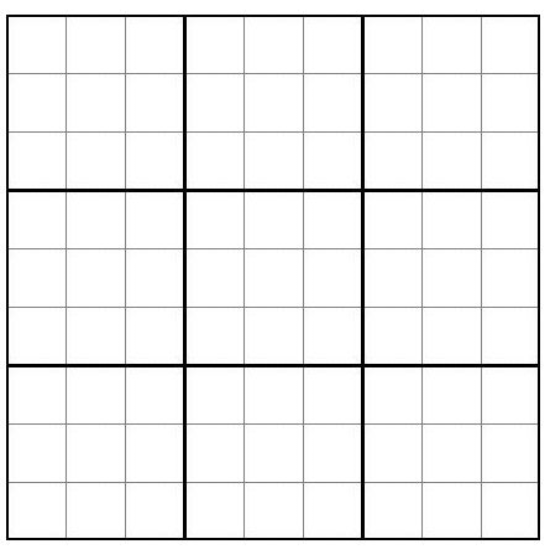
#> input picture Sudoku Solver Project/BosSudokuGuncel.png, 550 x 550 px
$ python Sudoku_PNG.py
#> lines starting #> are read from the running program, lines starting #| are printed output that depends on the picture; after the words box and inside, x2 and y2 are one past the last pixel; in counts of white or black regions, pixels touching at a corner belong together
### Sudoku Solver Project/main.py
import random
import copy
import numpy as np

"""sudoku =[
		[0, 0, 0, 0, 0, 0, 0, 0, 0],
		[0, 0, 0, 0, 0, 0, 0, 0, 0],
        [0, 0, 0, 0, 0, 0, 0, 0, 0],
        [0, 0, 0, 0, 0, 0, 0, 0, 0],
        [0, 0, 0, 0, 0, 0, 0, 0, 0],
        [0, 0, 0, 0, 0, 0, 0, 0, 0],
        [0, 0, 0, 0, 0, 0, 0, 0, 0],
        [0, 0, 0, 0, 0, 0, 0, 0, 0],
        [0, 0, 0, 0, 0, 0, 0, 0, 0]
	]"""
sudoku = np.zeros((9, 9), dtype="int")
M = 9
counters = []


def control_row(i,sudoku,selNumber):#satır control
    for j in range(0,9):
        if sudoku[i][j] == selNumber:
            return False
    return True

def control_col(j,sudoku,selNumber):#sutun control
    for i in range(0,9):
        if sudoku[i][j] == selNumber:
            return False
    return True

def control_cell(i,j,sudoku,selNumber):# burası hücre kontrolu
    x1,x2,y1,y2 = for_control_cell(i, j)
    #print("girdi x1 ==> {} , x2 ==> {} , y1 ==> {} , y2 ==> {}".format(x1,x2,y1,y2))
    for k in range(x1,x2+1):
        for l in range(y1,y2+1):
            if sudoku[k][l] == selNumber :
                return False
    return True


def for_control_cell(i,j):
      # cell control for için sınır degerleri tespit edilir

    if i<3 :
        x1,x2 = 0,2

    elif i<6 and i>=3 :
        x1,x2 = 3,5
    elif i<9 and i>=6 :
        x1,x2 = 6,8

    if j<3 :
        y1,y2 = 0,2
    elif j<6 and j>=3 :
        y1,y2 = 3,5
    elif j<9 and j>=6 :
        y1,y2 = 6,8

    return x1,x2,y1,y2

#kosulların sorgulanıp rakam ataması yapılacak kısım
def generate_number(i,j,sudoku):
    numbers = [1,2,3,4,5,6,7,8,9]


    while True :

        if len(numbers) == 0 :
            counters.append(1)#123. satırda debug işlemi için kullanılan değişken
            numbers = [1,2,3,4,5,6,7,8,9]
            for a in range(9) :
                sudoku[i][a] = 0#geriye yayılım algoritması
                sudoku[i-1][a] = 0
            j = 0
            i=i-1
            #problem
        indisSec = random.randrange(len(numbers))#numbersLİst uzunlugunda tahmin
        selNumber = numbers[indisSec]#sectiğimiz sayı
        numbers.remove(selNumber)#secilen sayıyı numbers dan siliyoruz

        if control_cell(i, j, sudoku, selNumber) and control_col(j, sudoku, selNumber) and control_row(i, sudoku, selNumber) :
            print("onaylanan sayi {}".format(selNumber))#onaylanan sayıyı consol ekranında görüyorum


            return i,j,selNumber
            break
        print("{}. satırdaki {}. sutunda onaylanmayan rakam{}".format(i,j,selNumber))
        print(numbers)

#İLk çağrılan sınıff
def generater_sudoku():
    i,j = 0,0
    numbers = [1,2,3,4,5,6,7,8,9]
    while sudoku[8][8]==0:# en son atama yapılacak blok 0 haricinde bir rakama eşitlenirse, döngüden çıkılır.

        if j == 9 :
            j = 0
            i +=1
        i,j,sudoku[i][j] = generate_number(i, j, sudoku)
        j +=1


#Buraya kadar tamamlanmış sudoku matrisi var
#Buradan sonra Sudokunun zorluguna göre random indislerden silinecek rakamlara karar veriliyor
def selected_level():#%25çok zor, %30 zor, %40 orta, %50 kolay, %70 cok kolay
    probablity = random.randint(0, 10)
    if probablity <3:
        return True
    return False

#silinecek rakamlara karar verilirken işlemin uygulanma classı
def sudoku_upgrade():
    counter = 0

    for i in range(9):
        for j in range(9):
            if selected_level():
                sudokuUpgrade[i][j] = 0
                counter =counter + 1
    print(" {} tane sayi atandı. {} tane sayi silindi ve {} kere backtracking uygulandı".format(81-counter,counter,len(counters)))

#Consol kısmında çıktıyı gösteren kısım
def Puzzle(a):
    for i in range(M):
        for j in range(M):
            print(a[i][j],end=' ')
            if j %3 ==2:
                print(' ',end='')
        print()
        if i %3 ==2:
            print()


generater_sudoku()
Puzzle(sudoku)
sudokuUpgrade = copy.deepcopy(sudoku)# no change first list with this method copy.deepcopy

sudoku_upgrade()
Puzzle(sudokuUpgrade)


#düzeltme 59. satırdaki metotda numbers array elemanlarını , uygun olmayan elemanları siliyorken uygun olan onaylanmış elemanlarıda silsin
#boylelikle atanan elemanlar tekrardan sorgulanmasın

### Sudoku Solver Project/Sudoku_PNG.py
import numpy as np
import cv2 as cv
import main
import copy

arraySudoku = copy.deepcopy(main.sudokuUpgrade)#main class ımdan dönen sudoku matrisini copyalıyorum

sudoku =[
		[0, 0, 0, 0, 0, 0, 0, 0, 0],
		[0, 0, 0, 0, 0, 0, 0, 0, 0],
        [0, 0, 0, 0, 0, 0, 0, 0, 0],
        [0, 0, 0, 0, 0, 0, 0, 0, 0],
        [0, 0, 0, 0, 0, 0, 0, 0, 0],
        [0, 0, 0, 0, 0, 0, 0, 0, 0],
        [0, 0, 0, 0, 0, 0, 0, 0, 0],
        [0, 0, 0, 0, 0, 0, 0, 0, 0],
        [0, 0, 0, 0, 0, 0, 0, 0, 0]
	]

a = 60
x = 18
y = 18
#Bos sudokunun her bir kutusunun(1/81) merkezinin koordinatlarını hesaplıyoruz
for i in range(9):
    y = 22 + i*a
    x = 18
    for j in range(9):
        x = 50 + j*a
        c =y,x
        sudoku[i][j] =c

    y = 18


img = cv.imread("BosSudokuGuncel.png",0)
#> img is the input picture: shape (550, 550); min 0, max 255, mean 240.3
cv.imshow("Sudoku",img)
#hesaplanan koordinatlara arraysudokudaki rakamsal değerleri atıyoruz
for i in range(9):
    for j in range(9):
        if arraySudoku[j][i] == 0:
            cv.putText(img," ",sudoku[i][j],cv.FONT_HERSHEY_TRIPLEX,1,(0,0,0))
        else:
            cv.putText(img,str(arraySudoku[j][i]),sudoku[i][j],cv.FONT_HERSHEY_DUPLEX,1.2,(0,0,0))
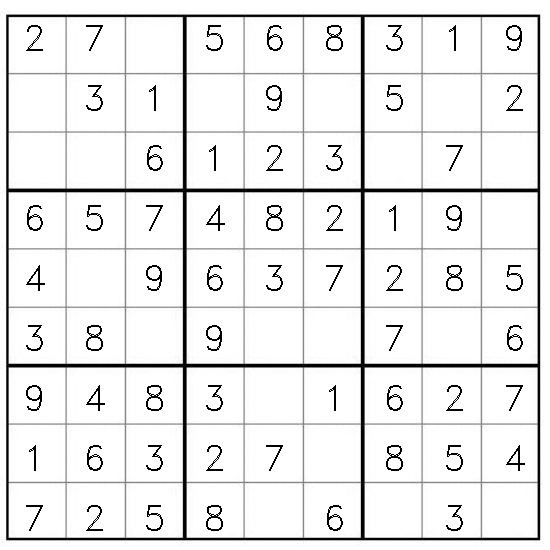
#> img: shape (550, 550); 2.29% of pixels changed, all inside (x1, y1, x2, y2) = (26, 25, 525, 531)

cv.imwrite("Sudoku_bos_dolu1.png",img)#olusturulan sudoku görselini kayıt ediyoruz

cv.imshow("Sudoku",img)#ekrana yansıtıyoruz


cv.waitKey(0)
#SONRADAN DEĞİŞTİRİLECEK KISIM
#img in dosya adını değişkene ata ve değişkeni başka classda kullanarak goruntuyu aç

$ run again, with Sudoku Solver Project/Sudoku_bos_dolu.png copied over Sudoku Solver Project/BosSudokuGuncel.png
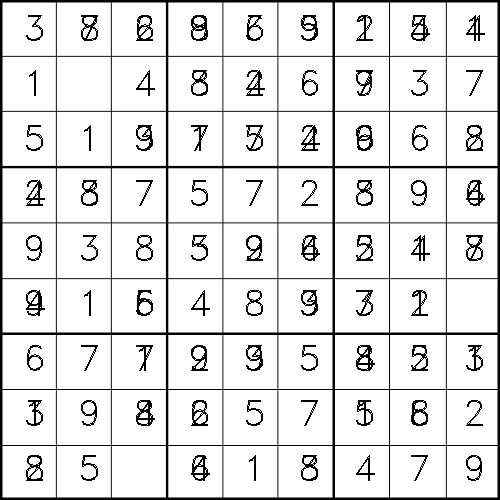
#> input picture Sudoku Solver Project/Sudoku_bos_dolu.png, 500 x 500 px
#> img is the input picture: shape (500, 500); min 0, max 255, mean 226.9
#> after the loop `for i in range(9):`:
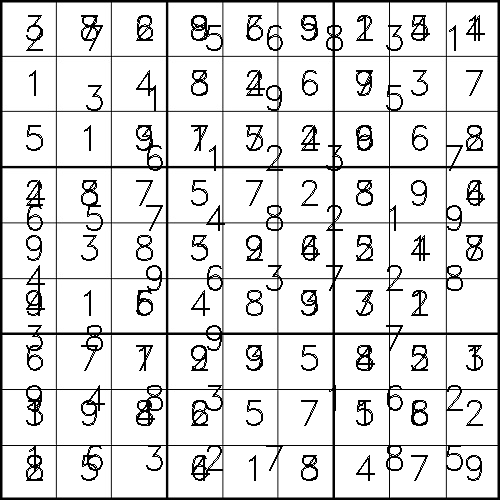
#> img: shape (500, 500); 2.07% of pixels changed, all inside (x1, y1, x2, y2) = (26, 25, 463, 471)

$ run again, with Sudoku Solver Project/9x9bos-sudoku.jpg saved as Sudoku Solver Project/BosSudokuGuncel.png
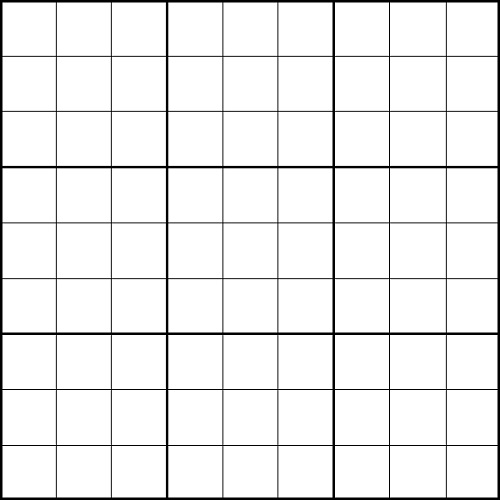
#> input picture Sudoku Solver Project/9x9bos-sudoku.jpg, 500 x 500 px
#> img is the input picture: shape (500, 500); min 0, max 255, mean 239.3
#> after the loop `for i in range(9):`:
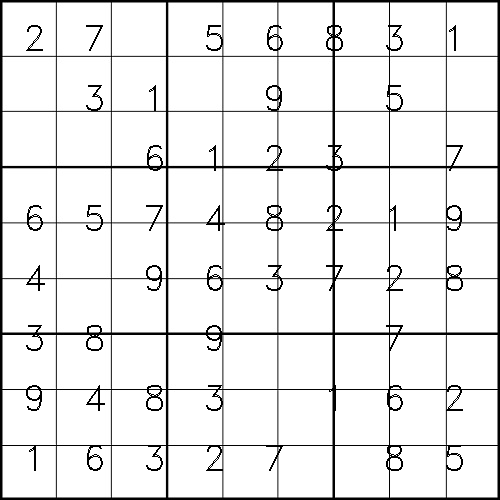
#> img: shape (500, 500); 2.14% of pixels changed, all inside (x1, y1, x2, y2) = (26, 25, 463, 471)
